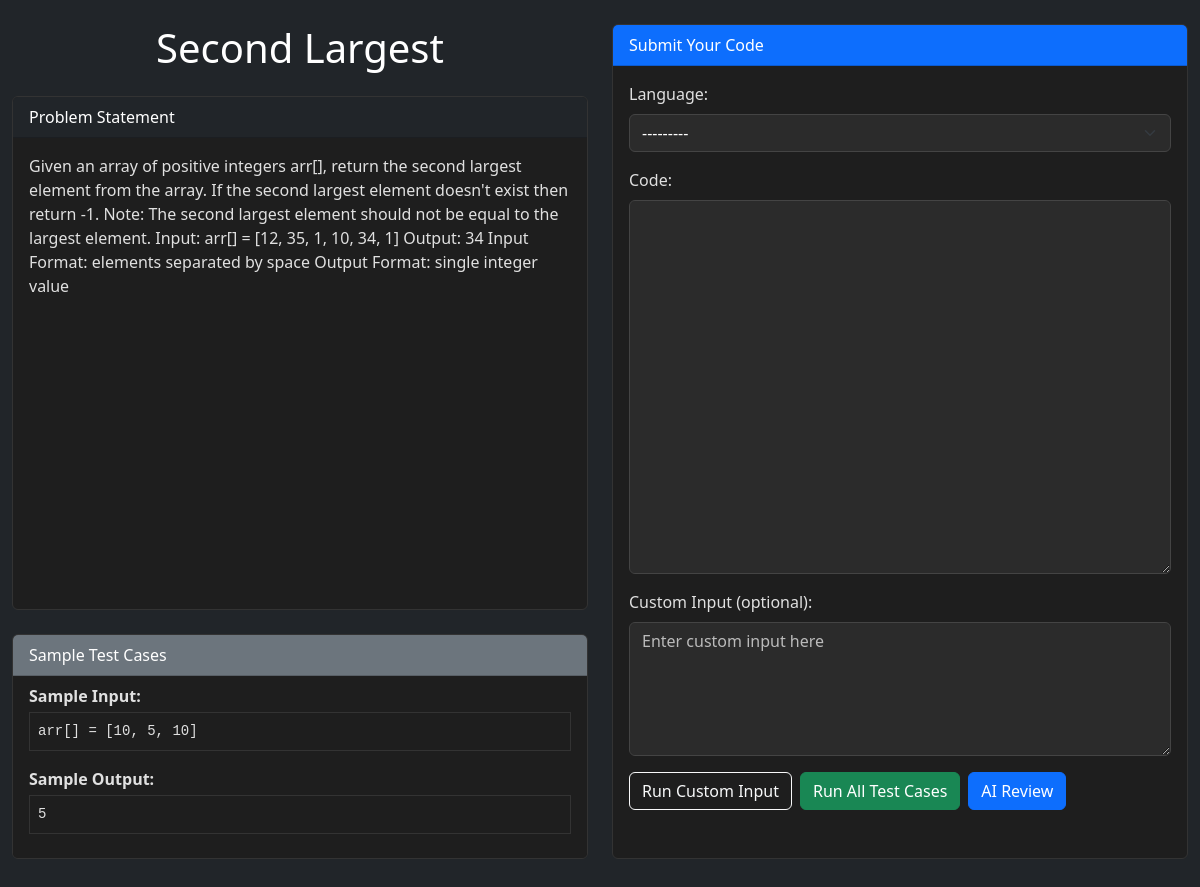
The page /problems/2/ on the database its author committed.
### problems/models.py (models this page shows, shortened)
class Problem(models.Model):
    title = models.CharField(max_length=200)
    slug = models.SlugField(unique=True)  # for cleaner URLs
    statement = models.TextField()
    input_format = models.TextField()
    output_format = models.TextField()
    constraints = models.TextField()
    sample_input = models.TextField()
    sample_output = models.TextField()

### problems/views.py (the view)
# urls.py: path('<int:problem_id>/',        problem_detail, name='problem_detail'),
def problem_detail(request, problem_id):
    problem = get_object_or_404(Problem, id=problem_id)
    form = CodeSubmissionForm()
    return render(request, 'problems/problem_detail.html', {
        'problem': problem,
        'form': form,
        'testcases': TestCase.objects.filter(problem=problem),
        'submission': None,
    })

### compiler/forms.py
class CodeSubmissionForm(forms.ModelForm):
    class Meta:
        model = CodeSubmission
        fields = ['language', 'code', 'input_data']
        widgets = {
            'language': forms.Select(attrs={'id': 'id_language'}),
            'code': forms.Textarea(attrs={'rows': 10}),
            'input_data': forms.Textarea(attrs={'rows': 3}),
        }

### templates/problems/problem_detail.html (shortened to what this page needs)
{% load static %}
{% load widget_tweaks %}
<!DOCTYPE html>
<html>
<head>
  <link href="https://cdn.jsdelivr.net/npm/bootstrap@5.3.0/dist/css/bootstrap.min.css" rel="stylesheet">
</head>
<body class="bg-dark text-white">
  <div class="container-fluid my-4">
    <div class="row g-4 align-items-stretch">
      <div class="col-lg-6 d-flex flex-column">
        <h1 class="mb-4 text-center">{{ problem.title }}</h1>
        <div class="card mb-4 flex-grow-1 h-100">
          <div class="card-header bg-dark text-white">Problem Statement</div>
          <div class="card-body">
            <p>{{ problem.statement }}</p>
          </div>
        </div>
        <div class="card mb-4">
          <div class="card-header bg-secondary text-white">Sample Test Cases</div>
          <ul class="list-group list-group-flush">
            {% if problem.sample_input or problem.sample_output %}
              <li class="list-group-item" style="background-color: #1e1e1e; color: #e0e0e0;">
                {% if problem.sample_input %}
                  <div><strong>Sample Input:</strong></div>
                  <pre style="background-color: #1e1e1e; color: #e0e0e0; padding: 0.5rem; border: 1px solid #333; white-space: pre-wrap; margin-top: 0.25rem;">{{ problem.sample_input }}</pre>
                {% endif %}
                {% if problem.sample_output %}
                  <div class="mt-2"><strong>Sample Output:</strong></div>
                  <pre style="background-color: #1e1e1e; color: #e0e0e0; padding: 0.5rem; border: 1px solid #333; white-space: pre-wrap; margin-top: 0.25rem;">{{ problem.sample_output}}</pre>
                {% endif %}
              </li>
            {% endif %}
          </ul>
        </div>
      </div>
      <div class="col-lg-6 d-flex flex-column">
        <div class="card mb-4 flex-grow-1">
          <div class="card-header bg-primary text-white">Submit Your Code</div>
          <div class="card-body">
            <form method="post" action="{% url 'submit_code' problem.id %}">
              <div class="mb-3">
                <label for="id_language" class="form-label">Language:</label>
                {{ form.language|add_class:"form-select" }}
              </div>
              <div class="mb-3">
                <label for="code" class="form-label">Code:</label>
                <textarea id="code" name="code" rows="15" class="form-control">{{ form.code.value|default:"" }}</textarea>
              </div>
              <div class="mb-3">
                <label for="input_data" class="form-label">Custom Input (optional):</label>
                <textarea id="input_data" name="input_data" rows="5" class="form-control" placeholder="Enter custom input here">{{ form.input_data.value|default:"" }}</textarea>
              </div>
              <div class="d-flex flex-wrap gap-2">
                <button type="submit" name="action" value="custom" class="btn btn-outline-light">Run Custom Input</button>
                <button type="submit" name="action" value="run_all" class="btn btn-success">Run All Test Cases</button>
                <button type="button" id="ai-review-btn" class="btn btn-primary">AI Review</button>
              </div>
            </form>
          </div>
        </div>
      </div>
    </div>
  </div>
</body>
</html>

### templates/problems/problem_detail.html (style rules this page uses)
body { background-color: #121212; color: #e0e0e0; }
.card { background-color: #1e1e1e; color: #e0e0e0; border-color: #333; }
.form-control, .form-select { background-color: #2b2b2b; color: #fff; border: 1px solid #444; }
.form-control::placeholder { color: #bbbbbb; }
pre { background-color: #2c2c2c; color: #f0f0f0; }

### rows shown on the page
Problem: title "Second Largest", statement "Given an array of positive integers arr[], return the second largest element from the array. If the second largest element doesn't exist then return -1. Note: The second largest element should not be equal to the largest element. Input: arr[] = [12, 35, 1, 10, 34, 1] Output: 34 Input Format: elements separated by space Output Format: single integer value", sample_input "arr[] = [10, 5, 10]", sample_output "5"
